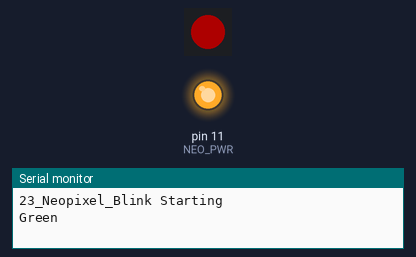
Recording of a sketch running on a simulated Arduino Uno, built with avr-gcc and run on an emulated ATmega328P. Shown: 1 RGB LEDs in strip order, left to right, output pins drawn as LEDs (lit = HIGH), the last lines printed to the serial monitor. Dim RGB values are drawn brighter than linear.

Above: at 0.06 s.
At 1.31 s:
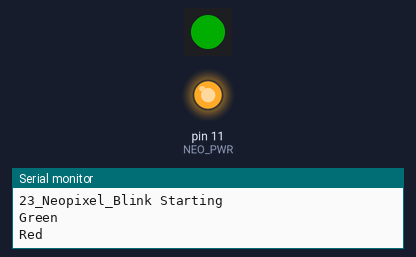
At 2.56 s:
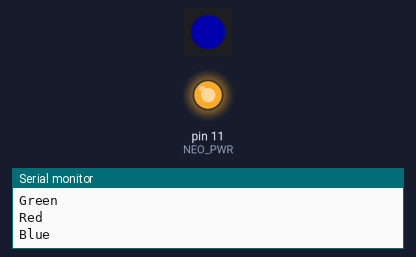
At 4.9 s:
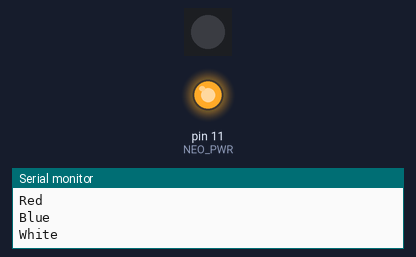
Timing chart, 0 to 6.9 s (numbered marks = the images above):
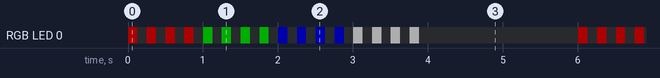

Measured:
- by itself, RGB LED 0: off → RGB(50, 0, 0) at 0.00 s, → off 0.13 s later, → RGB(50, 0, 0) 0.13 s later, → off 0.13 s later, … (224 changes in this stretch)
- by itself, everything shown: repeats every 6.0 s, in 32 steps

The sketch:

23_Neopixel_Blink.ino
```cpp
// (licence header left out)
/*******************************************************************************************************
  Tested on Seeeduino XIAO RP2040.

  Program Operation - This is a program that blinks the WS2812 Neopixel LED on the XIAO RP2040 board.
  Needs the latest Adafruit Neopixel library as of October 2022.

  Uses the earlephilhower/arduino-pico: Raspberry Pi Pico Arduino core, for all RP2040 boards.
  Get it here > https://github.com/earlephilhower/arduino-pico
  Board selected is 'Seeed XIAO RP2040'

  Serial monitor baud rate is set at 115200.
*******************************************************************************************************/


#include <Adafruit_NeoPixel.h>                  //get library here > https://github.com/adafruit/Adafruit_NeoPixel

#define NEOPIX 12                               //Neopixel on this pin
#define NEO_PWR 11                              //Neopixel power
#define NUMPIXELS 1                             //How many NeoPixels are attached
#define BRIGHTNESS 50                           //LED brightness 0 to 255

Adafruit_NeoPixel pixels = Adafruit_NeoPixel(NUMPIXELS, NEOPIX, NEO_GRB + NEO_KHZ800); //get library here > https://github.com/adafruit/Adafruit_NeoPixel


void loop()
{
  Serial.println(F("Green"));
  Neo_FlashGreen(4, 125, 0, BRIGHTNESS);
  Serial.println(F("Red"));
  Neo_FlashRed(4, 125, 0, BRIGHTNESS);
  Serial.println(F("Blue"));
  Neo_FlashBlue(4, 125, 0, BRIGHTNESS);
  Serial.println(F("White"));
  Neo_FlashWhite(4, 125, 0, BRIGHTNESS);

  delay(2000);
}


void Neo_FlashGreen(uint16_t flashes, uint16_t delaymS, uint8_t number, uint8_t brightness)
{
  uint16_t index;

  for (index = 1; index <= flashes; index++)
  {
    pixels.setPixelColor(number, pixels.Color(brightness, 0, 0)); //Green on
    pixels.show();
    delay(delaymS);
    pixels.setPixelColor(number, pixels.Color(0, 0, 0));          //all colours off
    pixels.show();
    delay(delaymS);
  }
}


void Neo_FlashRed(uint16_t flashes, uint16_t delaymS, uint8_t number, uint8_t brightness)
{
  uint16_t index;

  for (index = 1; index <= flashes; index++)
  {
    pixels.setPixelColor(number, pixels.Color(0, brightness, 0)); //Red on
    pixels.show();
    delay(delaymS);
    pixels.setPixelColor(number, pixels.Color(0, 0, 0));          //all colours off
    pixels.show();
    delay(delaymS);
  }
}


void Neo_FlashBlue(uint16_t flashes, uint16_t delaymS, uint8_t number, uint8_t brightness)
{
  uint16_t index;

  for (index = 1; index <= flashes; index++)
  {
    pixels.setPixelColor(number, pixels.Color(0, 0, brightness)); //Blue on
    pixels.show();
    delay(delaymS);
    pixels.setPixelColor(number, pixels.Color(0, 0, 0));          //all colours off
    pixels.show();
    delay(delaymS);
  }
}


void Neo_FlashWhite(uint16_t flashes, uint16_t delaymS, uint8_t number, uint8_t brightness)
{
  uint16_t index;

  for (index = 1; index <= flashes; index++)
  {
    pixels.setPixelColor(number, pixels.Color(brightness, brightness, brightness)); //White on
    pixels.show();
    delay(delaymS);
    pixels.setPixelColor(number, pixels.Color(0, 0, 0));          //all colours off
    pixels.show();
    delay(delaymS);
  }
}


void setup()
{
  pinMode(NEO_PWR, OUTPUT);
  digitalWrite(NEO_PWR, HIGH);                                     //power to neopixel

  Serial.begin(115200);
  Serial.println(F("23_Neopixel_Blink Starting"));
  Serial.println();

  pixels.begin();                                                 //this initializes the NeoPixel library.
  pixels.setPixelColor(0, pixels.Color(0, 0, 0));                 //all colours off
  pixels.show();
}
```
